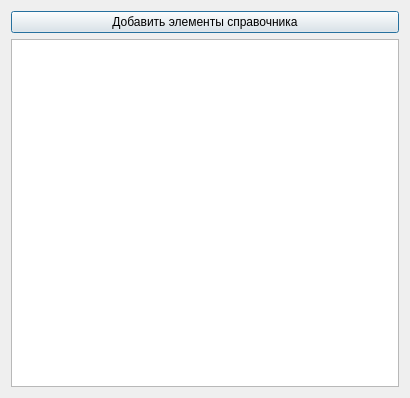
<?xml version="1.0" encoding="UTF-8"?>
<ui version="4.0">
 <class>DialogViewerDimElements</class>
 <widget class="QDialog" name="DialogViewerDimElements">
  <property name="geometry">
   <rect>
    <x>0</x>
    <y>0</y>
    <width>410</width>
    <height>398</height>
   </rect>
  </property>
  <property name="windowTitle">
   <string>Просмотр элементов справочника</string>
  </property>
  <layout class="QHBoxLayout" name="horizontalLayout_2">
   <item>
    <layout class="QVBoxLayout" name="verticalLayout">
     <item>
      <widget class="QPushButton" name="pushButton">
       <property name="text">
        <string>Добавить элементы справочника</string>
       </property>
      </widget>
     </item>
     <item>
      <widget class="QListWidget" name="listWidget_dim_elevents"/>
     </item>
    </layout>
   </item>
  </layout>
 </widget>
 <resources/>
 <connections/>
</ui>
